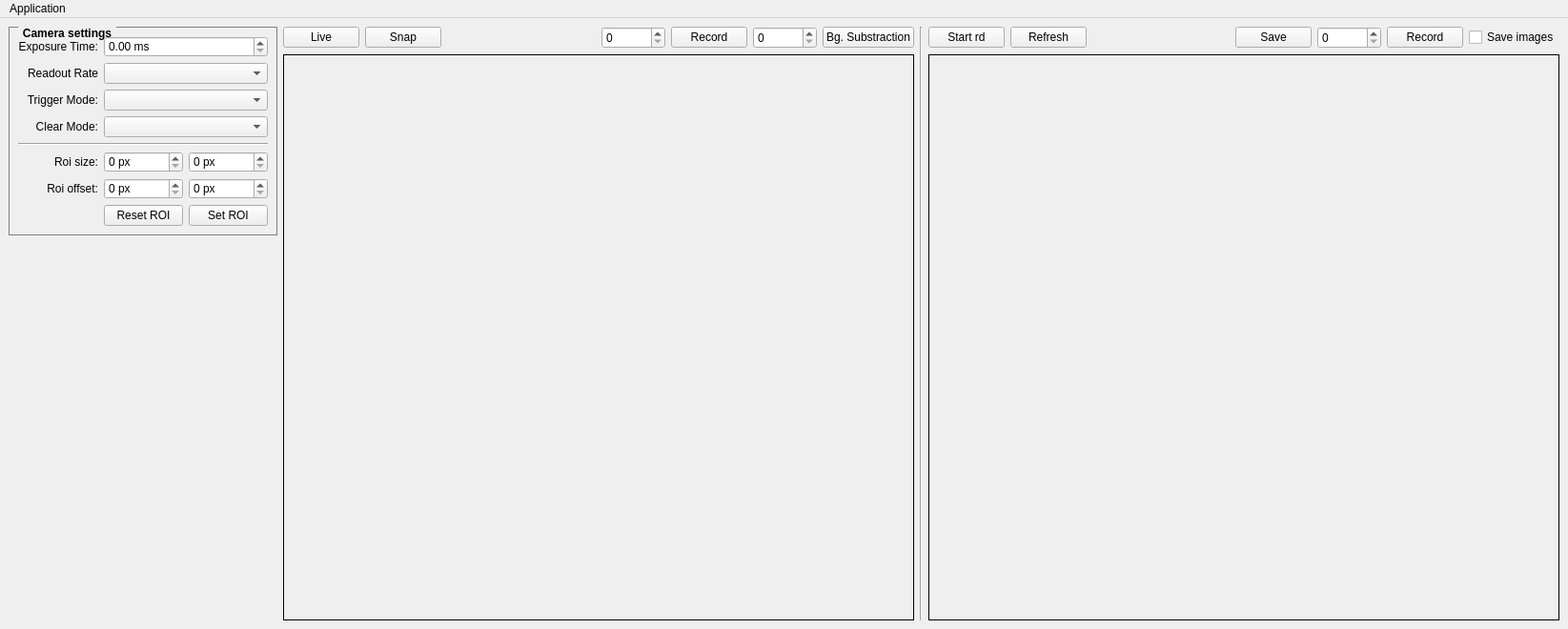
<?xml version="1.0" encoding="UTF-8"?>
<ui version="4.0">
 <class>MainWindow</class>
 <widget class="QMainWindow" name="MainWindow">
  <property name="geometry">
   <rect>
    <x>0</x>
    <y>0</y>
    <width>1645</width>
    <height>660</height>
   </rect>
  </property>
  <property name="windowTitle">
   <string>MainWindow</string>
  </property>
  <widget class="QWidget" name="centralwidget">
   <layout class="QHBoxLayout" name="horizontalLayout">
    <item>
     <layout class="QVBoxLayout" name="verticalLayout">
      <property name="sizeConstraint">
       <enum>QLayout::SetMinimumSize</enum>
      </property>
      <item>
       <widget class="QGroupBox" name="groupBox">
        <property name="styleSheet">
         <string notr="true">QGroupBox {
    border: 1px solid gray;
    margin-top: 0.5em;
 font-weight:bold
}

QGroupBox::title {
    subcontrol-origin: margin;
    left: 10px;
    padding: 0 3px 0 3px;
 font-weight:bold
   
}</string>
        </property>
        <property name="title">
         <string>Camera settings</string>
        </property>
        <layout class="QGridLayout" name="gridLayout_3">
         <item row="5" column="1">
          <layout class="QHBoxLayout" name="horizontalLayout_2">
           <item>
            <widget class="QDoubleSpinBox" name="roiXInput">
             <property name="suffix">
              <string> px</string>
             </property>
             <property name="decimals">
              <number>0</number>
             </property>
             <property name="maximum">
              <double>999999999.000000000000000</double>
             </property>
            </widget>
           </item>
           <item>
            <widget class="QDoubleSpinBox" name="roiYInput">
             <property name="suffix">
              <string> px</string>
             </property>
             <property name="decimals">
              <number>0</number>
             </property>
             <property name="maximum">
              <double>999999999.000000000000000</double>
             </property>
            </widget>
           </item>
          </layout>
         </item>
         <item row="3" column="1">
          <widget class="QComboBox" name="clearModeSelect"/>
         </item>
         <item row="3" column="0">
          <widget class="QLabel" name="label_4">
           <property name="layoutDirection">
            <enum>Qt::LeftToRight</enum>
           </property>
           <property name="text">
            <string>Clear Mode:</string>
           </property>
           <property name="alignment">
            <set>Qt::AlignRight|Qt::AlignTrailing|Qt::AlignVCenter</set>
           </property>
          </widget>
         </item>
         <item row="0" column="0">
          <widget class="QLabel" name="label">
           <property name="layoutDirection">
            <enum>Qt::LeftToRight</enum>
           </property>
           <property name="text">
            <string>Exposure Time:</string>
           </property>
           <property name="alignment">
            <set>Qt::AlignRight|Qt::AlignTrailing|Qt::AlignVCenter</set>
           </property>
          </widget>
         </item>
         <item row="6" column="1">
          <layout class="QHBoxLayout" name="horizontalLayout_3">
           <item>
            <widget class="QDoubleSpinBox" name="roiXOffsetInput">
             <property name="suffix">
              <string> px</string>
             </property>
             <property name="decimals">
              <number>0</number>
             </property>
             <property name="maximum">
              <double>999999999.000000000000000</double>
             </property>
            </widget>
           </item>
           <item>
            <widget class="QDoubleSpinBox" name="roiYOffsetInput">
             <property name="suffix">
              <string> px</string>
             </property>
             <property name="decimals">
              <number>0</number>
             </property>
             <property name="maximum">
              <double>999999999.000000000000000</double>
             </property>
            </widget>
           </item>
          </layout>
         </item>
         <item row="6" column="0">
          <widget class="QLabel" name="label_6">
           <property name="layoutDirection">
            <enum>Qt::LeftToRight</enum>
           </property>
           <property name="text">
            <string>Roi offset:</string>
           </property>
           <property name="alignment">
            <set>Qt::AlignRight|Qt::AlignTrailing|Qt::AlignVCenter</set>
           </property>
          </widget>
         </item>
         <item row="1" column="1">
          <widget class="QComboBox" name="readoutRateSelect"/>
         </item>
         <item row="1" column="0">
          <widget class="QLabel" name="label_2">
           <property name="layoutDirection">
            <enum>Qt::LeftToRight</enum>
           </property>
           <property name="text">
            <string>Readout Rate</string>
           </property>
           <property name="alignment">
            <set>Qt::AlignRight|Qt::AlignTrailing|Qt::AlignVCenter</set>
           </property>
          </widget>
         </item>
         <item row="7" column="1">
          <layout class="QHBoxLayout" name="horizontalLayout_4">
           <item>
            <widget class="QPushButton" name="resetRoiButton">
             <property name="text">
              <string>Reset ROI</string>
             </property>
            </widget>
           </item>
           <item>
            <widget class="QPushButton" name="setRoiButton">
             <property name="text">
              <string>Set ROI</string>
             </property>
            </widget>
           </item>
          </layout>
         </item>
         <item row="5" column="0">
          <widget class="QLabel" name="label_5">
           <property name="layoutDirection">
            <enum>Qt::LeftToRight</enum>
           </property>
           <property name="text">
            <string>Roi size:</string>
           </property>
           <property name="alignment">
            <set>Qt::AlignRight|Qt::AlignTrailing|Qt::AlignVCenter</set>
           </property>
          </widget>
         </item>
         <item row="0" column="1">
          <widget class="QDoubleSpinBox" name="exposureInput">
           <property name="suffix">
            <string> ms</string>
           </property>
           <property name="maximum">
            <double>999999999.000000000000000</double>
           </property>
          </widget>
         </item>
         <item row="2" column="0">
          <widget class="QLabel" name="label_3">
           <property name="layoutDirection">
            <enum>Qt::LeftToRight</enum>
           </property>
           <property name="text">
            <string>Trigger Mode:</string>
           </property>
           <property name="alignment">
            <set>Qt::AlignRight|Qt::AlignTrailing|Qt::AlignVCenter</set>
           </property>
          </widget>
         </item>
         <item row="2" column="1">
          <widget class="QComboBox" name="triggerModeSelect"/>
         </item>
         <item row="4" column="0" colspan="2">
          <widget class="Line" name="line_3">
           <property name="orientation">
            <enum>Qt::Horizontal</enum>
           </property>
          </widget>
         </item>
        </layout>
       </widget>
      </item>
      <item>
       <spacer name="verticalSpacer">
        <property name="orientation">
         <enum>Qt::Vertical</enum>
        </property>
        <property name="sizeHint" stdset="0">
         <size>
          <width>20</width>
          <height>40</height>
         </size>
        </property>
       </spacer>
      </item>
     </layout>
    </item>
    <item>
     <layout class="QGridLayout" name="gridLayout">
      <item row="1" column="0" colspan="3">
       <widget class="QFrame" name="cameraViewFrame">
        <property name="sizePolicy">
         <sizepolicy hsizetype="Preferred" vsizetype="Preferred">
          <horstretch>1</horstretch>
          <verstretch>1</verstretch>
         </sizepolicy>
        </property>
        <property name="frameShape">
         <enum>QFrame::Box</enum>
        </property>
        <property name="frameShadow">
         <enum>QFrame::Plain</enum>
        </property>
       </widget>
      </item>
      <item row="0" column="0" colspan="3">
       <layout class="QHBoxLayout" name="horizontalLayout_5">
        <item>
         <widget class="QPushButton" name="liveCameraButton">
          <property name="text">
           <string>Live</string>
          </property>
         </widget>
        </item>
        <item>
         <widget class="QPushButton" name="snapFrameButton">
          <property name="text">
           <string>Snap</string>
          </property>
         </widget>
        </item>
        <item>
         <spacer name="horizontalSpacer">
          <property name="orientation">
           <enum>Qt::Horizontal</enum>
          </property>
          <property name="sizeHint" stdset="0">
           <size>
            <width>40</width>
            <height>20</height>
           </size>
          </property>
         </spacer>
        </item>
        <item>
         <layout class="QHBoxLayout" name="horizontalLayout_7">
          <property name="bottomMargin">
           <number>0</number>
          </property>
          <item>
           <widget class="QSpinBox" name="cameraFramesInput">
            <property name="maximum">
             <number>999999999</number>
            </property>
           </widget>
          </item>
          <item>
           <widget class="QPushButton" name="cameraFramesRecordButton">
            <property name="text">
             <string>Record</string>
            </property>
           </widget>
          </item>
          <item>
           <widget class="QSpinBox" name="bgSubstracionFramesInput">
            <property name="maximum">
             <number>999999999</number>
            </property>
           </widget>
          </item>
          <item>
           <widget class="QPushButton" name="cameraBgSubstractionButton">
            <property name="text">
             <string>Bg. Substraction</string>
            </property>
           </widget>
          </item>
         </layout>
        </item>
       </layout>
      </item>
     </layout>
    </item>
    <item>
     <widget class="Line" name="line">
      <property name="orientation">
       <enum>Qt::Vertical</enum>
      </property>
     </widget>
    </item>
    <item>
     <layout class="QGridLayout" name="gridLayout_2">
      <property name="topMargin">
       <number>0</number>
      </property>
      <property name="bottomMargin">
       <number>0</number>
      </property>
      <item row="1" column="0">
       <widget class="QFrame" name="graphViewFrame">
        <property name="sizePolicy">
         <sizepolicy hsizetype="Preferred" vsizetype="Preferred">
          <horstretch>1</horstretch>
          <verstretch>1</verstretch>
         </sizepolicy>
        </property>
        <property name="frameShape">
         <enum>QFrame::Box</enum>
        </property>
        <property name="frameShadow">
         <enum>QFrame::Plain</enum>
        </property>
       </widget>
      </item>
      <item row="0" column="0">
       <layout class="QHBoxLayout" name="horizontalLayout_9">
        <item>
         <widget class="QPushButton" name="startRdButton">
          <property name="text">
           <string>Start rd</string>
          </property>
         </widget>
        </item>
        <item>
         <widget class="QPushButton" name="refreshButton">
          <property name="text">
           <string>Refresh</string>
          </property>
         </widget>
        </item>
        <item>
         <spacer name="horizontalSpacer_4">
          <property name="orientation">
           <enum>Qt::Horizontal</enum>
          </property>
          <property name="sizeHint" stdset="0">
           <size>
            <width>40</width>
            <height>20</height>
           </size>
          </property>
         </spacer>
        </item>
        <item>
         <layout class="QHBoxLayout" name="horizontalLayout_11">
          <property name="bottomMargin">
           <number>0</number>
          </property>
          <item>
           <widget class="QPushButton" name="saveGraphButton">
            <property name="text">
             <string>Save</string>
            </property>
           </widget>
          </item>
          <item>
           <widget class="QSpinBox" name="graphFramesRecordInput">
            <property name="maximum">
             <number>999999999</number>
            </property>
           </widget>
          </item>
          <item>
           <widget class="QPushButton" name="recordGraphButton">
            <property name="text">
             <string>Record</string>
            </property>
           </widget>
          </item>
          <item>
           <widget class="QCheckBox" name="saveImagesCheckbox">
            <property name="text">
             <string>Save images</string>
            </property>
           </widget>
          </item>
         </layout>
        </item>
       </layout>
      </item>
     </layout>
    </item>
   </layout>
  </widget>
  <widget class="QMenuBar" name="menubar">
   <property name="geometry">
    <rect>
     <x>0</x>
     <y>0</y>
     <width>1645</width>
     <height>27</height>
    </rect>
   </property>
   <widget class="QMenu" name="menuApplication">
    <property name="title">
     <string>Application</string>
    </property>
    <addaction name="actionExit"/>
   </widget>
   <addaction name="menuApplication"/>
  </widget>
  <action name="actionExit">
   <property name="text">
    <string>Exit</string>
   </property>
  </action>
 </widget>
 <resources/>
 <connections>
  <connection>
   <sender>resetRoiButton</sender>
   <signal>clicked()</signal>
   <receiver>MainWindow</receiver>
   <slot>resetRoi()</slot>
   <hints>
    <hint type="sourcelabel">
     <x>195</x>
     <y>288</y>
    </hint>
    <hint type="destinationlabel">
     <x>0</x>
     <y>291</y>
    </hint>
   </hints>
  </connection>
  <connection>
   <sender>setRoiButton</sender>
   <signal>clicked()</signal>
   <receiver>MainWindow</receiver>
   <slot>setRoi()</slot>
   <hints>
    <hint type="sourcelabel">
     <x>257</x>
     <y>293</y>
    </hint>
    <hint type="destinationlabel">
     <x>0</x>
     <y>272</y>
    </hint>
   </hints>
  </connection>
  <connection>
   <sender>clearModeSelect</sender>
   <signal>editTextChanged(QString)</signal>
   <receiver>MainWindow</receiver>
   <slot>clearModeChanged(QString)</slot>
   <hints>
    <hint type="sourcelabel">
     <x>188</x>
     <y>180</y>
    </hint>
    <hint type="destinationlabel">
     <x>0</x>
     <y>187</y>
    </hint>
   </hints>
  </connection>
  <connection>
   <sender>triggerModeSelect</sender>
   <signal>currentIndexChanged(QString)</signal>
   <receiver>MainWindow</receiver>
   <slot>triggerModeChanged(QString)</slot>
   <hints>
    <hint type="sourcelabel">
     <x>172</x>
     <y>146</y>
    </hint>
    <hint type="destinationlabel">
     <x>0</x>
     <y>152</y>
    </hint>
   </hints>
  </connection>
  <connection>
   <sender>readoutRateSelect</sender>
   <signal>currentIndexChanged(QString)</signal>
   <receiver>MainWindow</receiver>
   <slot>readoutRateChanged(QString)</slot>
   <hints>
    <hint type="sourcelabel">
     <x>163</x>
     <y>105</y>
    </hint>
    <hint type="destinationlabel">
     <x>0</x>
     <y>122</y>
    </hint>
   </hints>
  </connection>
  <connection>
   <sender>exposureInput</sender>
   <signal>valueChanged(double)</signal>
   <receiver>MainWindow</receiver>
   <slot>exposureTimeChanged(double)</slot>
   <hints>
    <hint type="sourcelabel">
     <x>278</x>
     <y>69</y>
    </hint>
    <hint type="destinationlabel">
     <x>347</x>
     <y>0</y>
    </hint>
   </hints>
  </connection>
  <connection>
   <sender>liveCameraButton</sender>
   <signal>clicked()</signal>
   <receiver>MainWindow</receiver>
   <slot>liveModeClicked()</slot>
   <hints>
    <hint type="sourcelabel">
     <x>422</x>
     <y>47</y>
    </hint>
    <hint type="destinationlabel">
     <x>463</x>
     <y>0</y>
    </hint>
   </hints>
  </connection>
  <connection>
   <sender>snapFrameButton</sender>
   <signal>clicked()</signal>
   <receiver>MainWindow</receiver>
   <slot>snapClicked()</slot>
   <hints>
    <hint type="sourcelabel">
     <x>511</x>
     <y>49</y>
    </hint>
    <hint type="destinationlabel">
     <x>789</x>
     <y>0</y>
    </hint>
   </hints>
  </connection>
  <connection>
   <sender>cameraFramesRecordButton</sender>
   <signal>clicked()</signal>
   <receiver>MainWindow</receiver>
   <slot>cameraRecordClicked()</slot>
   <hints>
    <hint type="sourcelabel">
     <x>729</x>
     <y>51</y>
    </hint>
    <hint type="destinationlabel">
     <x>377</x>
     <y>659</y>
    </hint>
   </hints>
  </connection>
  <connection>
   <sender>cameraBgSubstractionButton</sender>
   <signal>clicked()</signal>
   <receiver>MainWindow</receiver>
   <slot>bgSubstracionClicked()</slot>
   <hints>
    <hint type="sourcelabel">
     <x>929</x>
     <y>50</y>
    </hint>
    <hint type="destinationlabel">
     <x>396</x>
     <y>659</y>
    </hint>
   </hints>
  </connection>
  <connection>
   <sender>startRdButton</sender>
   <signal>clicked()</signal>
   <receiver>MainWindow</receiver>
   <slot>startRdClicked()</slot>
   <hints>
    <hint type="sourcelabel">
     <x>1030</x>
     <y>46</y>
    </hint>
    <hint type="destinationlabel">
     <x>1079</x>
     <y>-73</y>
    </hint>
   </hints>
  </connection>
  <connection>
   <sender>refreshButton</sender>
   <signal>clicked()</signal>
   <receiver>MainWindow</receiver>
   <slot>refreshClicked()</slot>
   <hints>
    <hint type="sourcelabel">
     <x>1141</x>
     <y>50</y>
    </hint>
    <hint type="destinationlabel">
     <x>1143</x>
     <y>-130</y>
    </hint>
   </hints>
  </connection>
  <connection>
   <sender>saveGraphButton</sender>
   <signal>clicked()</signal>
   <receiver>MainWindow</receiver>
   <slot>graphSaveClicked()</slot>
   <hints>
    <hint type="sourcelabel">
     <x>1310</x>
     <y>52</y>
    </hint>
    <hint type="destinationlabel">
     <x>1304</x>
     <y>-80</y>
    </hint>
   </hints>
  </connection>
  <connection>
   <sender>recordGraphButton</sender>
   <signal>clicked()</signal>
   <receiver>MainWindow</receiver>
   <slot>recordGraphClicked()</slot>
   <hints>
    <hint type="sourcelabel">
     <x>1470</x>
     <y>53</y>
    </hint>
    <hint type="destinationlabel">
     <x>1458</x>
     <y>-42</y>
    </hint>
   </hints>
  </connection>
  <connection>
   <sender>actionExit</sender>
   <signal>activated()</signal>
   <receiver>MainWindow</receiver>
   <slot>close()</slot>
   <hints>
    <hint type="sourcelabel">
     <x>-1</x>
     <y>-1</y>
    </hint>
    <hint type="destinationlabel">
     <x>822</x>
     <y>329</y>
    </hint>
   </hints>
  </connection>
 </connections>
 <slots>
  <slot>resetRoi()</slot>
  <slot>setRoi()</slot>
  <slot>clearModeChanged(QString)</slot>
  <slot>triggerModeChanged(QString)</slot>
  <slot>readoutRateChanged(QString)</slot>
  <slot>exposureTimeChanged(double)</slot>
  <slot>liveModeClicked()</slot>
  <slot>snapClicked()</slot>
  <slot>cameraRecordClicked()</slot>
  <slot>bgSubstracionClicked()</slot>
  <slot>startRdClicked()</slot>
  <slot>refreshClicked()</slot>
  <slot>graphSaveClicked()</slot>
  <slot>recordGraphClicked()</slot>
 </slots>
</ui>
